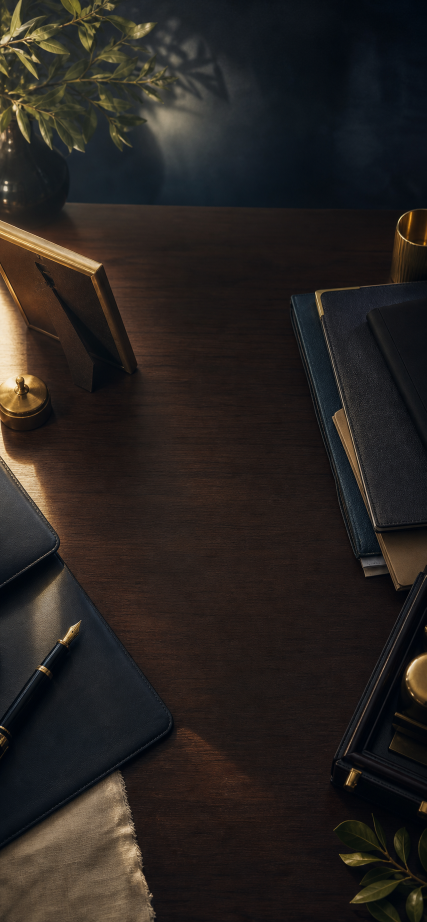
#> input picture Screenshots/AppStore/Shared/humanized-desk-background.png, 853 x 1844 px (shown at 1/2 size); the run also reads 1 picture not shown here
$ python build_app_store_assets.py
#> lines starting #> are read from the running program, lines starting #| are printed output that depends on the picture
from __future__ import annotations

import math
import shutil
from dataclasses import dataclass
from pathlib import Path

from PIL import Image, ImageDraw, ImageFilter, ImageFont


ROOT = Path(__file__).resolve().parents[1]
SOURCE_DIR = ROOT / "Screenshots" / "Premium"
OUT_ROOT = ROOT / "Screenshots" / "AppStore"
SHARED_DIR = OUT_ROOT / "Shared"
BACKGROUND = SHARED_DIR / "humanized-desk-background.png"

IPHONE_65 = (1242, 2688)
IPAD_13 = (2064, 2752)
IPAD_13_COMPAT = (2048, 2732)
PROMO_SQUARE = (1024, 1024)

COLORS = {
    "deep": (4, 10, 19),
    "navy": (8, 18, 32),
    "panel": (24, 29, 38),
    "panel2": (30, 35, 43),
    "gold": (215, 171, 77),
    "pale_gold": (245, 221, 147),
    "ivory": (242, 237, 222),
    "muted": (174, 181, 192),
    "teal": (77, 184, 196),
    "green": (86, 191, 145),
}


@dataclass(frozen=True)
class ScreenSpec:
    source: str
    slug: str
    title: str
    subtitle: str
    kicker: str
    story: tuple[str, str, str]
    chips: tuple[str, ...]


SCREENS = (
    ScreenSpec(
        "01-dashboard-family-office.png",
        "01-family-readiness-command-center",
        "A calmer family estate command center",
        "See readiness, records, and next steps in one secure view.",
        "Family office profile",
        ("Harper Family Estate", "6 assets recorded", "Legal review reminder ready"),
        ("88% ready", "6 assets", "3 beneficiaries"),
    ),
    ScreenSpec(
        "02-filled-legacy-profile.png",
        "02-humanized-legacy-profile",
        "Turn family context into a clear plan",
        "Dependents, ownership, and planning goals stay organized for review.",
        "Legacy profile",
        ("Olivia and James Harper", "Children, ownership, digital assets", "Roadmap generated"),
        ("Profile", "Dependents", "Goals"),
    ),
    ScreenSpec(
        "03-filled-asset-form.png",
        "03-complete-asset-inventory",
        "Record the details people will need",
        "Property, accounts, documents, and notes in one practical inventory.",
        "Asset inventory",
        ("Harper family home", "Property details captured", "Supporting documents noted"),
        ("GBP 1.9M", "6 assets", "Documents"),
    ),
    ScreenSpec(
        "04-filled-voice-legacy.png",
        "04-voice-legacy-recorded",
        "Preserve wishes in your own voice",
        "Capture transcripts, family notes, and executor context.",
        "Voice legacy",
        ("Personal wishes recorded", "Transcript and notes generated", "Secure placeholder storage"),
        ("Voice", "Transcript", "Notes"),
    ),
    ScreenSpec(
        "05-filled-vault-guardian-documents.png",
        "05-guardians-documents-vault",
        "Keep guardians and documents together",
        "Critical family instructions stay structured and reviewable.",
        "Secure vault",
        ("Guardian plan", "Document vault", "Final wishes checklist"),
        ("2 children", "5 accounts", "4 records"),
    ),
    ScreenSpec(
        "06-family-office-subscription.png",
        "06-premium-family-office-plans",
        "Premium planning when the family needs more",
        "Unlimited assets, AI reviews, reports, and shared placeholders.",
        "Subscriptions",
        ("Premium and Family Office", "Monthly and annual options", "Built for fuller family workflows"),
        ("Premium", "Yearly", "Family Office"),
    ),
    ScreenSpec(
        "07-estate-review-report.png",
        "07-estate-review-report-ready",
        "Export a review-ready estate snapshot",
        "Bring a clear summary to adviser and family check-ins.",
        "Estate review",
        ("88% readiness report", "Assets, beneficiaries, executors", "Export checklist complete"),
        ("PDF", "88%", "Review"),
    ),
)

SUBSCRIPTIONS = (
    {
        "id": "com.legacyvaultai.premium.monthly",
        "slug": "premium-monthly",
        "title": "Premium Monthly",
        "price": "GBP 9.99 / month",
        "plan_key": "premium-monthly",
        "subtitle": "Unlimited assets, voice legacy, readiness engine, reports, and AI assistant.",
        "features": ("Unlimited records", "Voice legacy", "PDF estate reviews", "AI recommendations"),
        "accent": COLORS["gold"],
    },
    {
        "id": "com.legacyvaultai.premium.yearly",
        "slug": "premium-yearly",
        "title": "Premium Yearly",
        "price": "Annual Premium",
        "plan_key": "premium-yearly",
        "subtitle": "A full-year planning workspace for organized family estate records.",
        "features": ("Annual continuity", "Unlimited records", "Exportable reports", "Voice transcripts"),
        "accent": COLORS["pale_gold"],
    },
    {
        "id": "com.legacyvaultai.familyoffice.monthly",
        "slug": "family-office-monthly",
        "title": "Family Office Monthly",
        "price": "GBP 24.99 / month",
        "plan_key": "family-office-monthly",
        "subtitle": "Advanced family legacy tools, shared placeholders, and richer reviews.",
        "features": ("Multiple family members", "Shared vault placeholders", "Advanced reports", "Premium legacy tools"),
        "accent": COLORS["green"],
    },
)


def font(size: int, weight: str = "regular", serif: bool = False) -> ImageFont.FreeTypeFont:
    font_dir = Path("C:/Windows/Fonts")
    candidates: list[str]
    if serif:
        candidates = ["georgiab.ttf", "Georgia.ttf", "timesbd.ttf"]
    elif weight == "bold":
        candidates = ["segouib.ttf", "segoeuib.ttf", "arialbd.ttf"]
    elif weight == "semibold":
        candidates = ["seguisb.ttf", "segouisb.ttf", "segoeuib.ttf", "arialbd.ttf"]
    else:
        candidates = ["segoeui.ttf", "arial.ttf"]

    for candidate in candidates:
        path = font_dir / candidate
        if path.exists():
            return ImageFont.truetype(str(path), size=size)
    return ImageFont.load_default(size=size)


def ensure_dirs() -> None:
    for path in (
        OUT_ROOT / "iPhone_6.5_1242x2688",
        OUT_ROOT / "iPad_13_2064x2752",
        OUT_ROOT / "iPad_13_2048x2732",
        OUT_ROOT / "Subscriptions" / "AppReviewScreenshots_1242x2688",
        OUT_ROOT / "Subscriptions" / "PromotionalImages_1024x1024",
        SHARED_DIR,
    ):
        path.mkdir(parents=True, exist_ok=True)


def copy_generated_background_if_needed() -> None:
    if BACKGROUND.exists():
        return
    generated_root = Path.home() / ".codex" / "generated_images"
    if generated_root.exists():
        candidates = sorted(
            generated_root.rglob("*.png"),
            key=lambda p: p.stat().st_mtime,
            reverse=True,
        )
        if candidates:
            shutil.copy2(candidates[0], BACKGROUND)
            return
    make_fallback_background().save(BACKGROUND, "PNG")


# [23 lines left out: function make_fallback_background, not called in this run]


def cover(src: Image.Image, size: tuple[int, int]) -> Image.Image:
#> called with size = (1242, 2688)
    width, height = size
#> width = 1242; height = 2688
    scale = max(width / src.width, height / src.height)
#> scale = 1.46
    resized = src.resize((math.ceil(src.width * scale), math.ceil(src.height * scale)), Image.Resampling.LANCZOS)
    left = (resized.width - width) // 2
#> left = 1
    top = (resized.height - height) // 2
#> top = 0
    return resized.crop((left, top, left + width, top + height))


def contain(src: Image.Image, size: tuple[int, int]) -> Image.Image:
    width, height = size
    scale = min(width / src.width, height / src.height)
    return src.resize((round(src.width * scale), round(src.height * scale)), Image.Resampling.LANCZOS)


def base_canvas(size: tuple[int, int]) -> Image.Image:
    bg = cover(Image.open(BACKGROUND).convert("RGB"), size).convert("RGBA")
    width, height = size
    overlay = Image.new("RGBA", size, (4, 10, 19, 168))
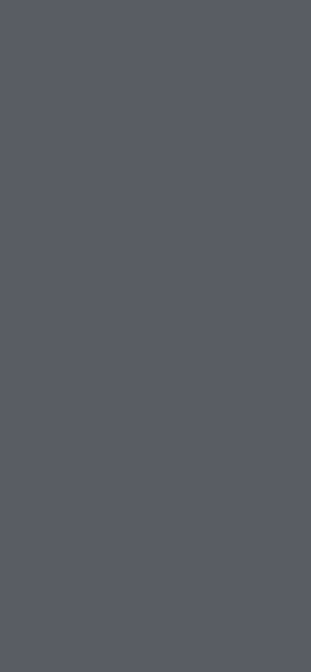
#> overlay: PIL image 1242x2688 RGBA (shown at 1/4 size); mean R, G, B, A 4, 10, 19, 168; transparent parts drawn white
    bg = Image.alpha_composite(bg, overlay)

    grad = Image.new("RGBA", size, (0, 0, 0, 0))
#> grad: PIL image 1242x2688 RGBA; every value is 0
    gd = ImageDraw.Draw(grad)
    for y in range(height):
        t = y / max(1, height - 1)
        alpha = int(46 + 92 * t)
        gd.line([(0, y), (width, y)], fill=(0, 5, 14, alpha))
    bg = Image.alpha_composite(bg, grad)
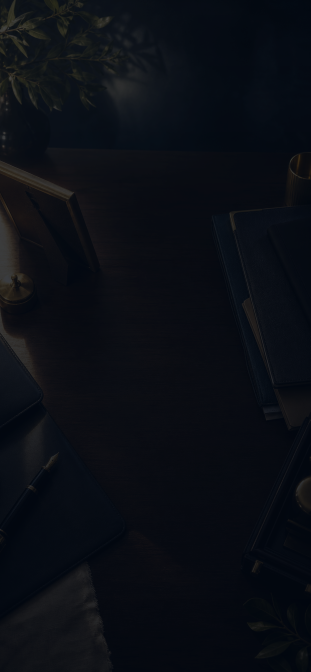
#> bg: PIL image 1242x2688 RGBA (shown at 1/4 size); mean R, G, B, A 10.5, 13.8, 20.2, 255

    vignette = Image.new("L", size, 0)
#> vignette: PIL image 1242x2688 L; every value is 0
    vd = ImageDraw.Draw(vignette)
    vd.ellipse((-width * 0.08, -height * 0.05, width * 1.08, height * 1.0), fill=255)
    vignette = Image.eval(vignette.filter(ImageFilter.GaussianBlur(width // 9)), lambda p: 105 - int(p * 0.34))
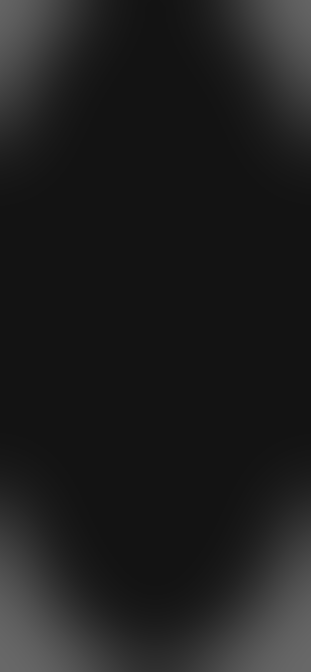
#> vignette: PIL image 1242x2688 L (shown at 1/4 size); min 19, max 104, mean 30.4
    bg = Image.alpha_composite(bg, Image.new("RGBA", size, (0, 0, 0, 0)))
    bg.putalpha(255)
    dark = Image.new("RGBA", size, (0, 0, 0, 0))
    dark.putalpha(vignette)
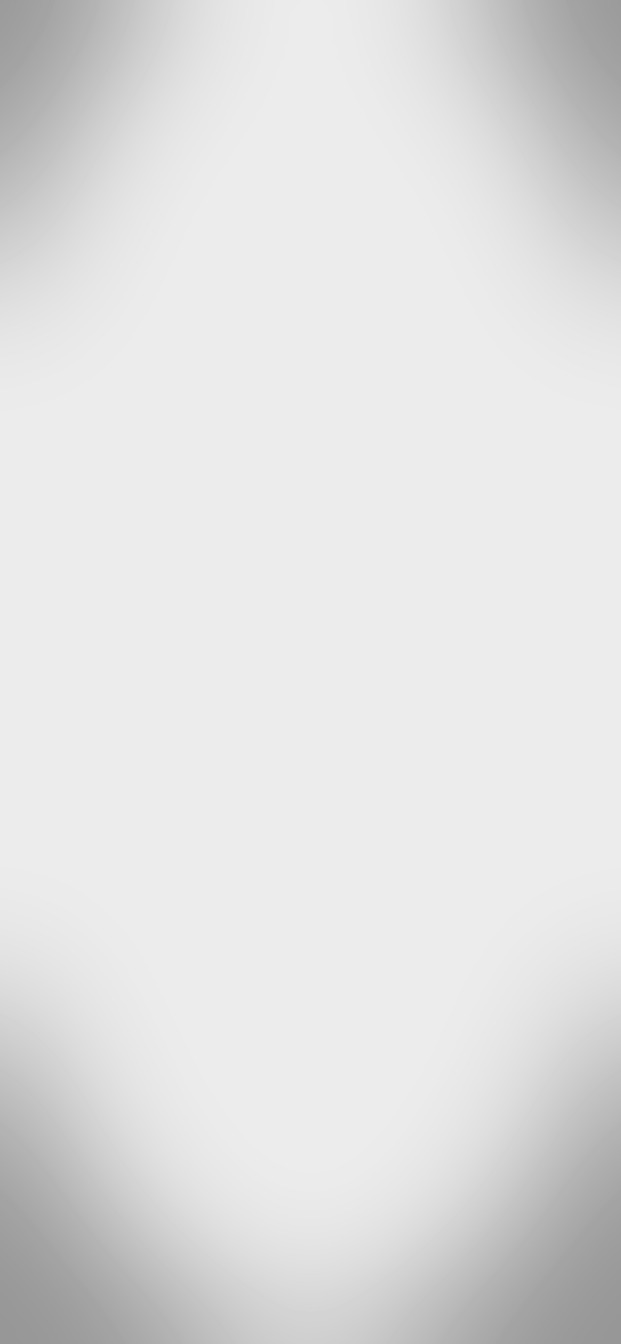
#> dark: PIL image 1242x2688 RGBA (shown at 1/2 size); mean R, G, B, A 0, 0, 0, 30.4; transparent parts drawn white
    return Image.alpha_composite(bg, dark).convert("RGBA")
#> returned value: PIL image 1242x2688 RGBA
#> (the rest of the program and of its run is left out)
